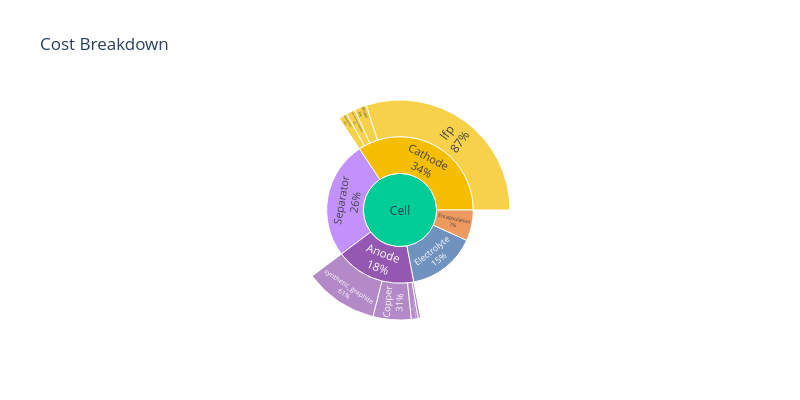

Notebook source saved alongside this figure:
### Code cell
figure = cell.get_cost_breakdown_plot(width=800, height=400)
figure.show()

### Figure 1 — Plotly figure (JSON) as saved in the notebook; plotly's stock layout.template omitted (floating-point values rounded to 4 significant figures)
{"data": [{"branchvalues": "total", "customdata": [["(?)"], ["Anode"], ["Anode"], ["Anode"], ["Anode"], ["Anode"], ["Cathode"], ["Cathode"], ["Cathode"], ["Cathode"], ["Cathode"], ["Electrolyte"], ["Encapsulation"], ["Separator"]], "domain": {"x": [0, 1], "y": [0, 1]}, "hovertemplate": "labels=%{label}<br>cost=%{value}<br>parent=%{parent}<br>id=%{id}<br>level_1=%{customdata[0]}<extra></extra>", "ids": ["Cell", "Cell/Anode/synthetic_graphite", "Cell/Anode/Binder", "Cell/Anode/Conductive Additive", "Cell/Anode/Copper", "Cell/Anode", "Cell/Cathode/lfp", "Cell/Cathode/Binder", "Cell/Cathode/Conductive Additive", "Cell/Cathode/Aluminium", "Cell/Cathode", "Cell/Electrolyte", "Cell/Encapsulation", "Cell/Separator"], "labels": ["Cell", "synthetic_graphite", "Binder", "Conductive Additive", "Copper", "Anode", "lfp", "Binder", "Conductive Additive", "Aluminium", "Cathode", "Electrolyte", "Encapsulation", "Separator"], "marker": {"colors": ["#00cc96", "#9558B2", "#9558B2", "#9558B2", "#9558B2", "#9558B2", "#F6BE00", "#F6BE00", "#F6BE00", "#F6BE00", "#F6BE00", "#3465A4", "#E86E1C", "#ab63fa"]}, "name": "", "parents": ["", "Cell/Anode", "Cell/Anode", "Cell/Anode", "Cell/Anode", "Cell", "Cell/Cathode", "Cell/Cathode", "Cell/Cathode", "Cell/Cathode", "Cell", "Cell", "Cell", "Cell"], "textinfo": "percent parent+label", "type": "sunburst", "values": [3.991, 0.431, 0.015, 0.04, 0.223, 0.709, 1.196, 0.072, 0.052, 0.05, 1.37, 0.606, 0.271, 1.035]}], "layout": {"height": 400, "legend": {"tracegroupgap": 0}, "title": {"text": "Cost Breakdown"}, "width": 800}}
